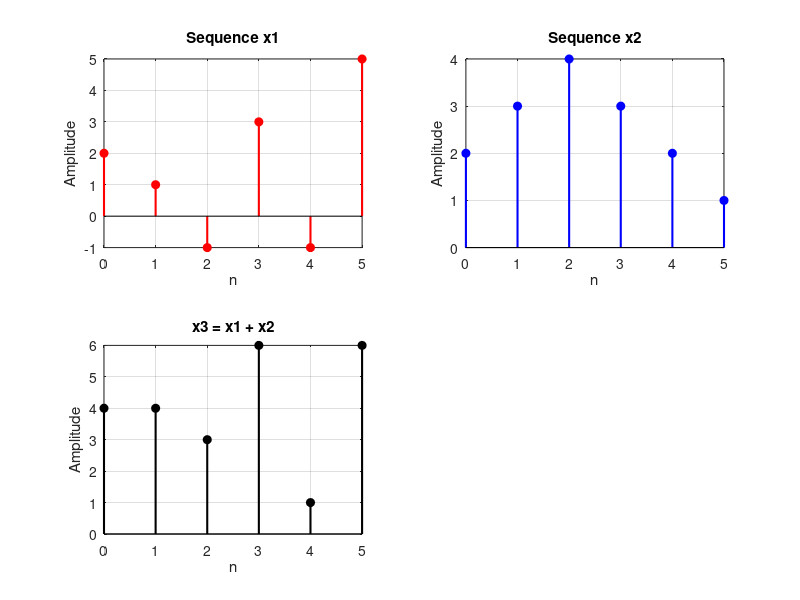
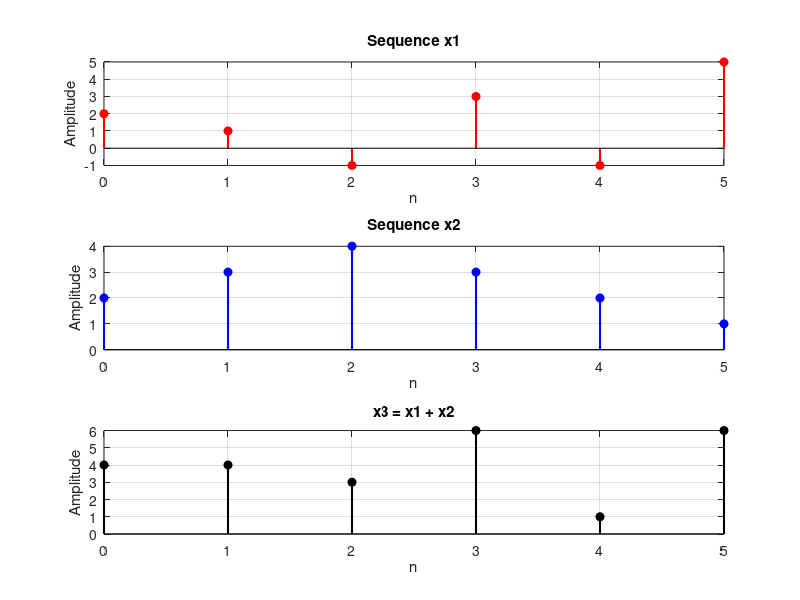

Write the MATLAB code that produced these figures, in order.
clc;
clear all;
close all;

% Given sequences
x1 = [2 1 -1 3 -1 5];
x2 = [2 3 4 3 2 1];

% Length of both sequences must be same
n = 0:5;

% ---- Addition ----
x3 = x1 + x2;

% ------------------ Plot in 2x2 format ------------------
figure(1);
subplot(2,2,1);
stem(n, x1, 'r','filled','LineWidth',1.5);
title('Sequence x1');
xlabel('n'); ylabel('Amplitude'); grid on;

subplot(2,2,2);
stem(n, x2, 'b','filled','LineWidth',1.5);
title('Sequence x2');
xlabel('n'); ylabel('Amplitude'); grid on;

subplot(2,2,3);
stem(n, x3, 'k','filled','LineWidth',1.5);
title('x3 = x1 + x2');
xlabel('n'); ylabel('Amplitude'); grid on;

% ------------------ Plot in 3x1 format ------------------
figure(2);
subplot(3,1,1);
stem(n, x1, 'r','filled','LineWidth',1.5);
title('Sequence x1'); xlabel('n'); ylabel('Amplitude'); grid on;

subplot(3,1,2);
stem(n, x2, 'b','filled','LineWidth',1.5);
title('Sequence x2'); xlabel('n'); ylabel('Amplitude'); grid on;

subplot(3,1,3);
stem(n, x3, 'k','filled','LineWidth',1.5);
title('x3 = x1 + x2'); xlabel('n'); ylabel('Amplitude'); grid on;
